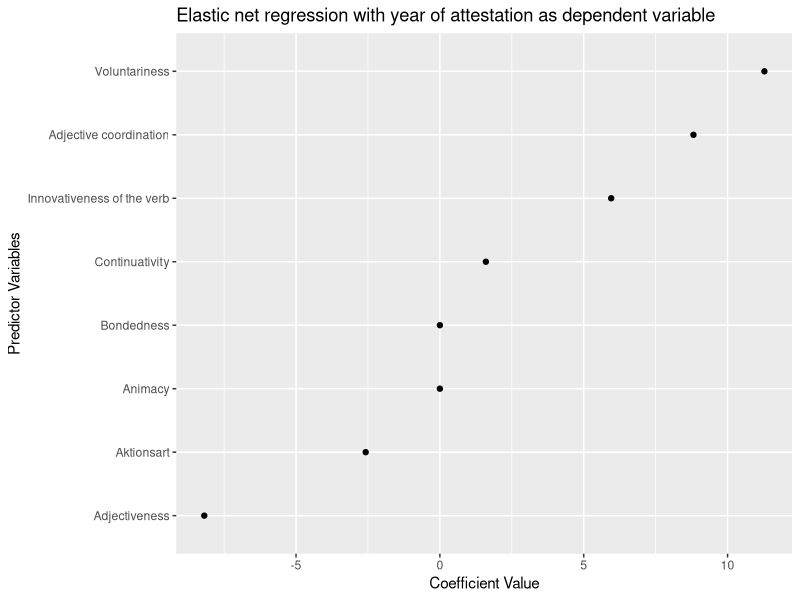
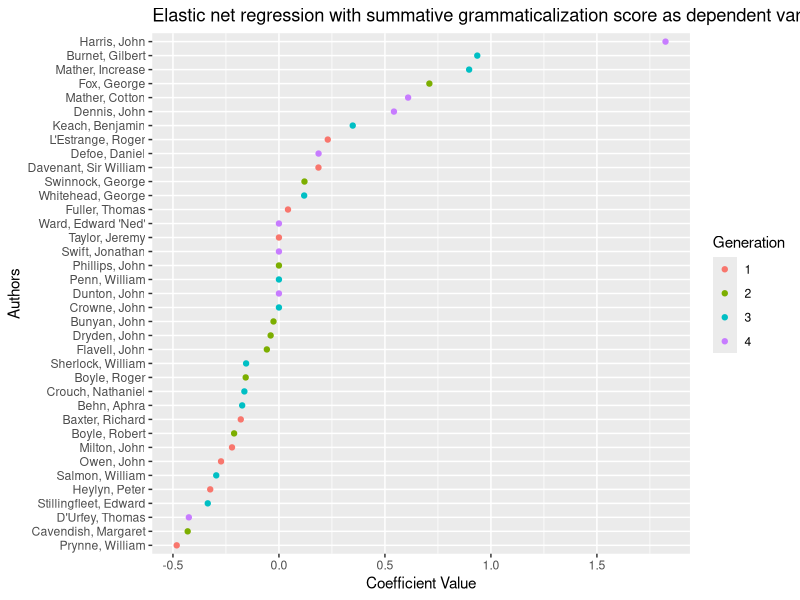
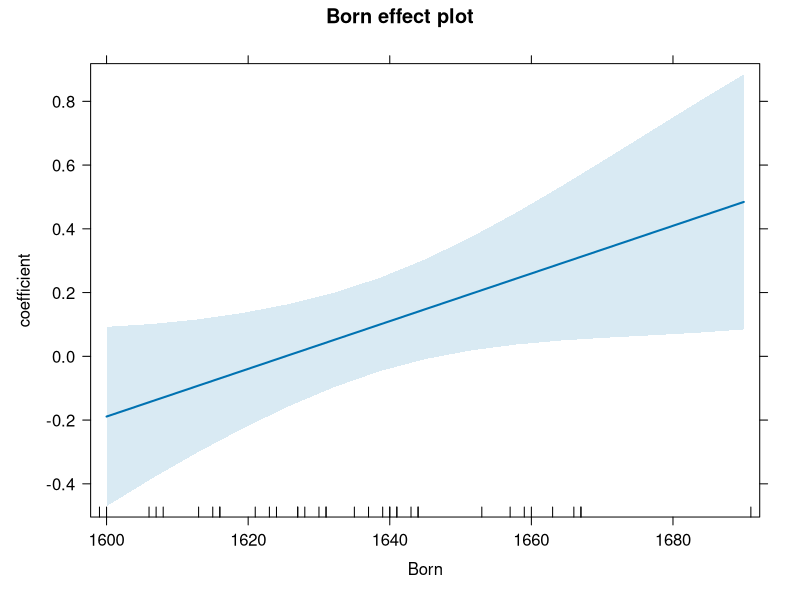
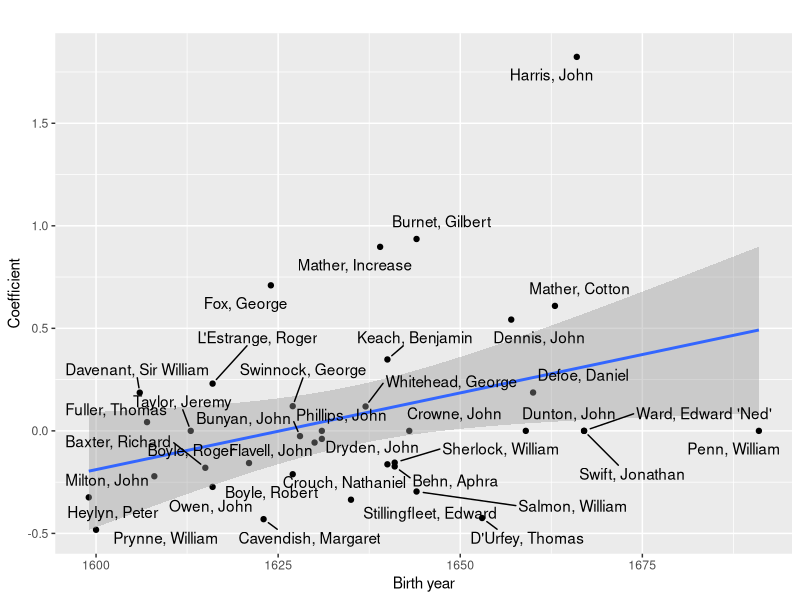

The R source for these figures, in order:
#### Read libraries ####
library(readxl)
library(stats)
library(dplyr)
library(lme4)
library(ggplot2)
library(car)
library(glmnet)
library(tibble)
library(effects)

set.seed(20)

#### Read dataset ####
keep <- read_xlsx("Keep_Ving_Dataset.xlsx", 
                  sheet=1, 
                  col_names = TRUE)

author_details <- read_xlsx("author_details.xlsx", 
                  sheet=1, 
                  col_names = TRUE)

keep <- merge(keep, author_details, by = "author", all.x = TRUE)


# Drop "double" annotations used for collexeme analysis
keep <- subset(keep, ID!="double")

# Drop 5th generation (too little attestations)
keep <- subset(keep, generation!=5)

#### Grammaticalization Scores ####

adj_data <- read_xlsx("adjectivalness_analysis.xlsx", 
                  sheet=1, 
                  col_names = TRUE)

keep <- merge(keep, adj_data, by.x = "ing_form", by.y = "Word", all.x = TRUE)



collexeme_data <- read_xlsx("collexemes_keep.xlsx", 
                      sheet=1, 
                      col_names = TRUE)

keep <- merge(keep, collexeme_data, by.x = "Verb", by.y = "words", all.x = TRUE)

keep$Adjectiveness <- 1 - keep$Adjectiveness

keep$Score <- keep$Adj_score +
  keep$Durative_score +
  keep$Aktionsart_score + 
  keep$Animacy_subject_score +
  keep$Bondedness_score +
  keep$Voluntariness_score +
  keep$Adjectiveness +
  keep$Innovativeness_score


#### Grammaticalization variable selection with elastic net regression ####

# Predictor variables
X <- as.matrix(keep[, c("Adj_score",
                        "Innovativeness_score",
                        "Durative_score",
                        "Aktionsart_score",
                        "Animacy_subject_score",
                        "Bondedness_score",
                        "Adjectiveness",
                        "Voluntariness_score")])

correlation_matrix <- cor(X)
print(correlation_matrix)

# Dependent variable
Y <- keep$textDate  

# Define alphas to test
alphas <- seq(0, 1, by = 0.1)

# Initialize an empty data frame to store final results
results <- tibble(alpha = numeric(), lambda = numeric(), mse = numeric(), non_zero = numeric(), model_name = factor())

# Set up the cross-validation loop
for (i in seq_along(alphas)) {
  alpha <- alphas[i]
  
  cvfit_name <- paste("fit_alpha_", i, sep = "")
  
  # Fit the model using cross-validation: mean squared error --> cv.glmnet()
  assign(cvfit_name, cv.glmnet(X, Y, alpha = alpha, type.measure = "mse", nfolds = 10))  # Assign a unique name to each cvfit
  
  # Extract the lambda value for minimum MSE
  lambda_min <- get(cvfit_name)$lambda.min
  
  # Extract mean squared error for lambda.min
  mse_min <- get(cvfit_name)$cvm[which(get(cvfit_name)$lambda == lambda_min)]
  
  # Extract non-zero coefficients for lambda.min
  non_zero <- get(cvfit_name)$nzero[which(get(cvfit_name)$lambda == lambda_min)]
  
  # Combine alpha, lambda, mse, and non-zero coefficients into a data frame
  alpha_lambda_mse <- tibble(
    alpha = alpha,
    lambda = lambda_min,
    mse = mse_min,
    non_zero = non_zero,
    model_name = cvfit_name
  )
  
  # Append to results data frame
  results <- bind_rows(results, alpha_lambda_mse)
}


# Print results
print(results)

# Get coefficients
coefficients <- coef(fit_alpha_3, s = "lambda.min") 

# Print coefficients
print(coefficients)

# Extract coefficients and variable names
coef_values <- as.matrix(coefficients)[-1, ]  # Exclude intercept
variable_names <- names(coef_values)

# Convert coefficients to a data frame
coef_keep <- data.frame(variable = variable_names, coefficient = coef_values)

# Arrange the data frame by coefficient value in descending order
coef_keep <- coef_keep %>%
  arrange(desc(coefficient))

# Rename variables for clean plot
coef_keep$variable <- sub("Adj_score", "Adjective coordination", coef_keep$variable)
coef_keep$variable <- sub("Innovativeness_score", "Innovativeness of the verb", coef_keep$variable)
coef_keep$variable <- sub("Durative_score", "Continuativity", coef_keep$variable)
coef_keep$variable <- sub("Animacy_subject_score", "Aktionsart", coef_keep$variable)
coef_keep$variable <- sub("Aktionsart_score", "Animacy", coef_keep$variable)
coef_keep$variable <- sub("Bondedness_score", "Bondedness", coef_keep$variable)
coef_keep$variable <- sub("Adjectiveness_score", "Adjectiveness", coef_keep$variable)
coef_keep$variable <- sub("Voluntariness_score", "Voluntariness", coef_keep$variable)

# Create scatter plot with flipped axes
ggplot(coef_keep, aes(x = coefficient, y = reorder(variable, coefficient))) +
  geom_point(color = "black") +
  labs(title = "Elastic net regression with year of attestation as dependent variable",
       x = "Coefficient Value", y = "Predictor Variables") +
  theme(axis.text.y = element_text(hjust = 1, vjust = 0.5))


#### Author level ####

# One-hot encode author
encoded_authors <- model.matrix(~ author - 1, data = keep)

# Prepare the data
X_authors <- encoded_authors  # Predictor variables
Y_score <- keep$Score  # Dependent variable

# Define alphas to test
alphas <- seq(0, 1, by = 0.1)

# Initialize an empty dataframe to store results
results_authors <- tibble(alpha = numeric(), lambda = numeric(), mse = numeric(), non_zero = numeric(), model_name = factor())

# Set up the cross-validation loop
for (i in seq_along(alphas)) {
  alpha <- alphas[i]
  
  cvfit_name <- paste("authorfit_alpha_", i, sep = "")
  
  # Fit the model using cross-validation: mean squared error --> cv.glmnet()
  assign(cvfit_name, cv.glmnet(X_authors, Y_score, alpha = alpha, type.measure = "mse", nfolds = 10))  # Assign a unique name to each cvfit
  
  # Extract the lambda value for minimum MSE
  lambda_min <- get(cvfit_name)$lambda.min
  
  # Extract mean squared error for lambda.min
  mse_min <- get(cvfit_name)$cvm[which(get(cvfit_name)$lambda == lambda_min)]
  
  # Extract non-zero coefficients for lambda.min
  non_zero <- get(cvfit_name)$nzero[which(get(cvfit_name)$lambda == lambda_min)]
  
  # Combine alpha, lambda, mse, and non-zero coefficients into a dataframe
  alpha_lambda_mse <- tibble(
    alpha = alpha,
    lambda = lambda_min,
    mse = mse_min,
    non_zero = non_zero,
    model_name = cvfit_name
  )
  
  # Append to results dataframe
  results_authors <- bind_rows(results_authors, alpha_lambda_mse)
}

# Print results
print(results_authors)

# Get coefficients
author_coefficients <- coef(authorfit_alpha_2, s = "lambda.min")

# Print coefficients
print(author_coefficients)

# Extract coefficients and variable names
author_values <- as.matrix(author_coefficients)[-1, ]  # Exclude intercept
author_names <- names(author_values)

# Convert coefficients to a data frame
author_coef_keep <- data.frame(variable = author_names, coefficient = author_values)

# Arrange the data frame by coefficient value in descending order
author_coef_keep <- author_coef_keep %>%
  arrange(desc(author_coef_keep))

# Clean up data frame
author_coef_keep$variable <- sub("^author", "", author_coef_keep$variable)
author_coef_keep$author <- author_coef_keep$variable

author_coef_keep <- left_join(author_coef_keep , keep[c("author", "generation", "Born", "Died", "Profession", "place_binary")], by = "author")
author_coef_keep <- author_coef_keep[!duplicated(author_coef_keep$author), ]

# Create scatter plot with flipped axes
ggplot(author_coef_keep, aes(x = coefficient, y = reorder(variable, coefficient))) +
  geom_point(aes(color = as.factor(generation))) +
  labs(title = "Elastic net regression with summative grammaticalization score as dependent variable",
       x = "Coefficient Value", y = "Authors",
       color = "Generation") +
  theme(axis.text.y = element_text(hjust = 1, vjust = 0.5))

birth_coeff_model <- lm(coefficient ~ Born, data = author_coef_keep)
print(summary(birth_coeff_model))
plot(allEffects(birth_coeff_model))

library(ggrepel)

ggplot(author_coef_keep, aes(x = Born, y = coefficient)) +
  geom_point() +
  geom_smooth(method = "lm") +
  geom_text_repel(aes(label = author), 
                  box.padding = 0.5,
                  point.padding = 0.5,
                  max.overlaps = 40) +  # Adjust the max.overlaps value
  labs(title = "", x = "Birth year", y = "Coefficient") +
  theme(axis.text.y = element_text(hjust = 1, vjust = 0.5))
